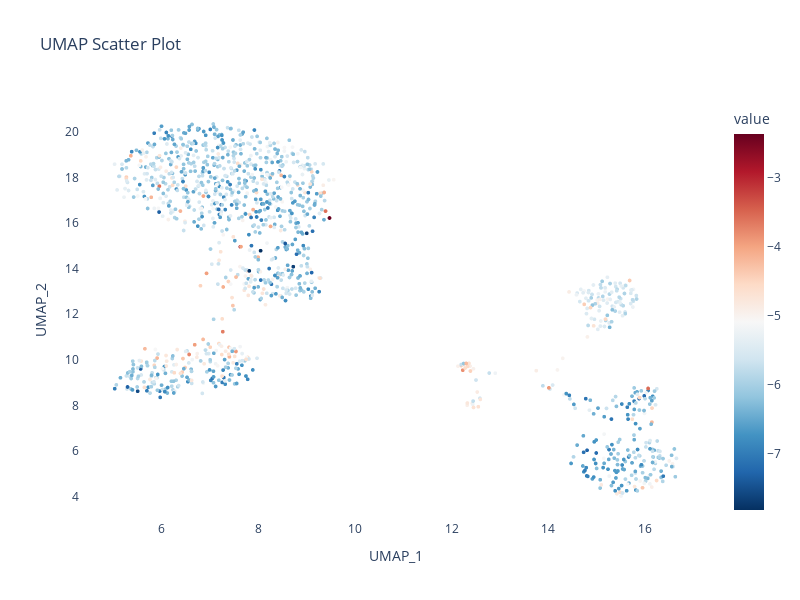

Source (notebook cell):
### Code cell
generate_interactive_plotly_for_metadata(adata, 5, "cell_type", True, "disease_score")

### Figure 1 — Plotly figure (JSON) as saved in the notebook; plotly's stock layout.template omitted (floating-point values rounded to 4 significant figures; data arrays with more than 128 entries replaced by an {"elided": "..."} marker saying what was removed)
{"data": [{"hovertemplate": "<b>%{hovertext}</b><br><br>UMAP_1=%{x}<br>UMAP_2=%{y}<br>value=%{marker.color}<extra></extra>", "hovertext": {"elided": "1260 str values"}, "legendgroup": "", "marker": {"color": {"elided": "1260 float values"}, "coloraxis": "coloraxis", "size": 4, "symbol": "circle"}, "mode": "markers", "name": "", "showlegend": false, "type": "scattergl", "x": {"elided": "1260 float values"}, "xaxis": "x", "y": {"elided": "1260 float values"}, "yaxis": "y"}], "layout": {"coloraxis": {"colorbar": {"title": {"text": "value"}}, "colorscale": [[0, "rgb(5,48,97)"], [0.1, "rgb(33,102,172)"], [0.2, "rgb(67,147,195)"], [0.3, "rgb(146,197,222)"], [0.4, "rgb(209,229,240)"], [0.5, "rgb(247,247,247)"], [0.6, "rgb(253,219,199)"], [0.7, "rgb(244,165,130)"], [0.8, "rgb(214,96,77)"], [0.9, "rgb(178,24,43)"], [1, "rgb(103,0,31)"]]}, "height": 600, "legend": {"tracegroupgap": 0}, "plot_bgcolor": "white", "title": {"text": "UMAP Scatter Plot"}, "width": 800, "xaxis": {"anchor": "y", "domain": [0, 1], "showgrid": false, "title": {"text": "UMAP_1"}}, "yaxis": {"anchor": "x", "domain": [0, 1], "showgrid": false, "title": {"text": "UMAP_2"}}}}
